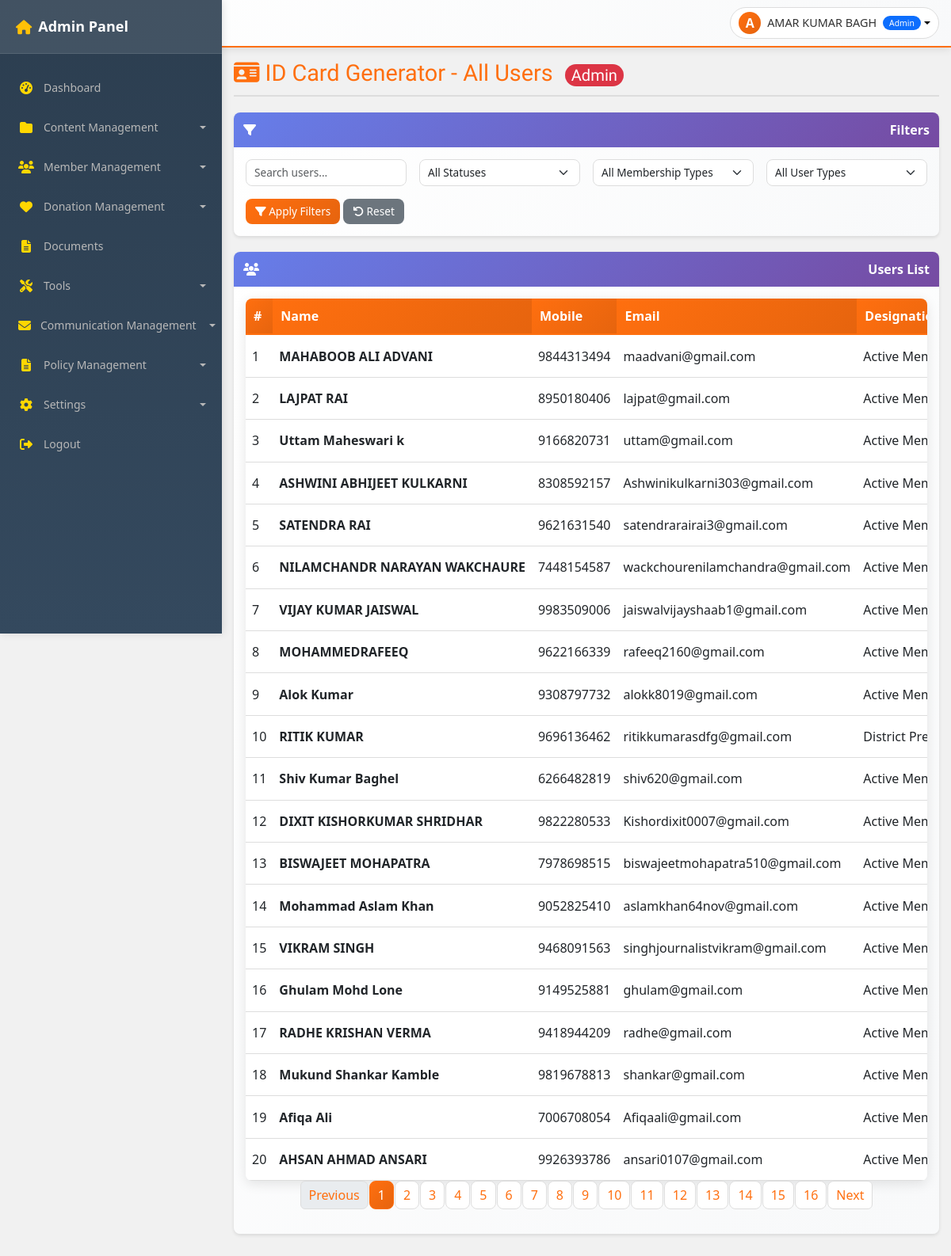
Page /admin/id-card-generator.php (signed in) on the committed database.
### tables this page shows
CREATE TABLE `users` (
  `id` int(11) NOT NULL,
  `name` varchar(255) NOT NULL,
  `email` varchar(255) NOT NULL,
  `password` varchar(255) DEFAULT NULL,
  `mobile` varchar(15) NOT NULL,
  `gender` enum('Male','Female','Other') NOT NULL,
  `dob` date NOT NULL,
  `sdw_type` enum('S/O','D/O','W/O') NOT NULL,
  `sdw_name` varchar(255) NOT NULL,
  `profession` varchar(100) DEFAULT NULL,
  `designation` varchar(255) DEFAULT NULL,
  `blood_group` varchar(5) DEFAULT NULL,
  `aadhar` varchar(12) NOT NULL,
  `state` varchar(100) NOT NULL,
  `district` varchar(100) NOT NULL,
  `address` text NOT NULL,
  `pincode` varchar(6) NOT NULL,
  `membership_type` enum('active','gram_panchayat','block','tehsil','district','mandal','state','national') NOT NULL,
  `profile_image` varchar(255) DEFAULT NULL,
  `aadhar_front` varchar(255) DEFAULT NULL,
  `aadhar_back` varchar(255) DEFAULT NULL,
  `payment_id` varchar(100) DEFAULT NULL,
  `order_id` varchar(100) DEFAULT NULL,
  `payment_proof` varchar(255) DEFAULT NULL,
  `payment_method` enum('online','offline') DEFAULT NULL,
  `registration_id` varchar(20) DEFAULT NULL,
  `status` enum('pending','approved','rejected') DEFAULT 'pending',
  `valid_until` date DEFAULT NULL,
  `user_type` enum('member','coordinator','admin') DEFAULT 'member',
  `created_by` int(11) DEFAULT NULL,
  `created_at` timestamp NOT NULL DEFAULT current_timestamp(),
  `working_area` text DEFAULT NULL,
  `id_card_photo` varchar(255) DEFAULT NULL,
  `updated_at` datetime DEFAULT NULL,
  `valid_from` date DEFAULT NULL
);

### admin/id-card-generator.php (the view, shortened to what this page needs)
<?php
$action = isset($_GET['action']) ? sanitizeInput($_GET['action']) : 'list';
$db = getDbConnection();
$currentUserId = $_SESSION['user_id'];
$currentUserType = $_SESSION['user_type'] ?? 'member';
function buildUserWhereClause($currentUserId, $currentUserType, $db) {
    $whereConditions = [];
    $params = [];
    return ['conditions' => $whereConditions, 'params' => $params];
}
$page = isset($_GET['page']) ? max(1, (int)$_GET['page']) : 1;
$limit = 20;
$offset = ($page - 1) * $limit;
$search = isset($_GET['search']) ? trim(sanitizeInput($_GET['search'])) : '';
$status_filter = isset($_GET['status']) ? sanitizeInput($_GET['status']) : '';
$membership_filter = isset($_GET['membership']) ? sanitizeInput($_GET['membership']) : '';
$user_type_filter = isset($_GET['user_type']) ? sanitizeInput($_GET['user_type']) : '';
try {
    $roleAccess = buildUserWhereClause($currentUserId, $currentUserType, $db);
    $whereConditions = $roleAccess['conditions'];
    $whereClause = !empty($whereConditions) ? 'WHERE ' . implode(' AND ', $whereConditions) : '';
    $countQuery = "SELECT COUNT(*) FROM users $whereClause";
    $stmt = $db->prepare($countQuery);
    $stmt->execute();
    $totalRecords = $stmt->fetchColumn();
    $query = "SELECT id, name, mobile, email, profile_image, designation, registration_id, status, membership_type, user_type, blood_group, valid_from, valid_until, created_at
              FROM users $whereClause
              ORDER BY created_at DESC
              LIMIT :limit OFFSET :offset";
    $stmt = $db->prepare($query);
    $stmt->bindValue(':limit', $limit, PDO::PARAM_INT);
    $stmt->bindValue(':offset', $offset, PDO::PARAM_INT);
    $stmt->execute();
    $users = $stmt->fetchAll(PDO::FETCH_ASSOC);
    $totalPages = ceil($totalRecords / $limit);
} catch (PDOException $e) {
    $error = "Database error: " . $e->getMessage();
    error_log("Database error in user query: " . $e->getMessage());
    $users = [];
    $totalPages = 0;
}
$rolePageTitles = [
    'admin' => 'ID Card Generator - All Users',
    'coordinator' => 'ID Card Generator - Your Area',
    'member' => 'My ID Card'
];
include 'includes/header.php';
?>
<?php include 'includes/sidebar.php'; ?>
<div class="admin-content">
    <?php include 'includes/topbar.php'; ?>
    <div class="main-content">
        <?php if ($action === 'list'): ?>
            <div class="page-header">
                <h1 class="page-title">
                    <i class="fas fa-id-card"></i> <?php echo $rolePageTitles[$currentUserType] ?? 'ID Card Generator'; ?>
                    <span class="badge bg-<?php echo $currentUserType === 'admin' ? 'danger' : ($currentUserType === 'coordinator' ? 'warning' : 'primary'); ?> ms-2">
                        <?php echo ucfirst($currentUserType); ?>
                    </span>
                </h1>
            </div>
            <?php if ($currentUserType !== 'member'): ?>
            <div class="admin-card">
                <div class="card-header">
                    <i class="fas fa-filter"></i> Filters
                </div>
                <div class="card-body">
                    <form method="GET" class="row g-3" id="filterForm">
                        <div class="col-md-3">
                            <input type="text" class="form-control" name="search" placeholder="Search users..." value="<?php echo htmlspecialchars($search); ?>">
                        </div>
                        <div class="col-md-3">
                            <select name="status" class="form-select">
                                <option value="">All Statuses</option>
                            </select>
                        </div>
                        <div class="col-md-3">
                            <select name="membership" class="form-select">
                                <option value="">All Membership Types</option>
                            </select>
                        </div>
                        <div class="col-md-3">
                            <select name="user_type" class="form-select">
                                <option value="">All User Types</option>
                            </select>
                        </div>
                        <div class="col-md-12">
                            <button type="submit" class="btn btn-primary">
                                <i class="fas fa-filter"></i> Apply Filters
                            </button>
                            <a href="id-card-generator.php?action=list" class="btn btn-secondary">
                                <i class="fas fa-undo"></i> Reset
                            </a>
                        </div>
                    </form>
                </div>
            </div>
            <?php endif; ?>
            <div class="admin-card">
                <div class="card-header">
                    <i class="fas fa-users"></i> Users List
                </div>
                <div class="card-body">
                    <div class="table-responsive">
                        <table class="table table-hover">
                            <thead>
                                <tr>
                                    <th>#</th>
                                    <th>Name</th>
                                    <th>Mobile</th>
                                    <th>Email</th>
                                    <th>Designation</th>
                                </tr>
                            </thead>
                            <tbody>
                                <?php if (empty($users)): ?>
                                    <tr>
                                        <td colspan="8" class="text-center">No users found.</td>
                                    </tr>
                                <?php else: ?>
                                    <?php $counter = $offset + 1; ?>
                                    <?php foreach ($users as $user): ?>
                                        <tr class="<?php echo $user['id'] == $currentUserId ? 'table-warning' : ''; ?>">
                                            <td><?php echo $counter++; ?></td>
                                            <td><strong><?php echo htmlspecialchars($user['name']); ?></strong></td>
                                            <td><?php echo htmlspecialchars($user['mobile']); ?></td>
                                            <td><?php echo htmlspecialchars($user['email']); ?></td>
                                            <td><?php echo htmlspecialchars($user['designation']); ?></td>
                                        </tr>
                                    <?php endforeach; ?>
                                <?php endif; ?>
                            </tbody>
                        </table>
                    </div>
                    <?php if ($totalPages > 1): ?>
                        <nav aria-label="Page navigation">
                            <ul class="pagination justify-content-center">
                                <li class="page-item <?php echo $page <= 1 ? 'disabled' : ''; ?>">
                                    <a class="page-link" href="id-card-generator.php?action=list&page=<?php echo $page - 1; ?>&search=<?php echo urlencode($search); ?>&status=<?php echo urlencode($status_filter); ?>&membership=<?php echo urlencode($membership_filter); ?>&user_type=<?php echo urlencode($user_type_filter); ?>">Previous</a>
                                </li>
                                <?php for ($i = 1; $i <= $totalPages; $i++): ?>
                                    <li class="page-item <?php echo $i === $page ? 'active' : ''; ?>">
                                        <a class="page-link" href="id-card-generator.php?action=list&page=<?php echo $i; ?>&search=<?php echo urlencode($search); ?>&status=<?php echo urlencode($status_filter); ?>&membership=<?php echo urlencode($membership_filter); ?>&user_type=<?php echo urlencode($user_type_filter); ?>"><?php echo $i; ?></a>
                                    </li>
                                <?php endfor; ?>
                                <li class="page-item <?php echo $page >= $totalPages ? 'disabled' : ''; ?>">
                                    <a class="page-link" href="id-card-generator.php?action=list&page=<?php echo $page + 1; ?>&search=<?php echo urlencode($search); ?>&status=<?php echo urlencode($status_filter); ?>&membership=<?php echo urlencode($membership_filter); ?>&user_type=<?php echo urlencode($user_type_filter); ?>">Next</a>
                                </li>
                            </ul>
                        </nav>
                    <?php endif; ?>
                </div>
            </div>
        <?php endif; ?>
    </div>
</div>
<?php include 'includes/footer.php'; ?>

### admin/includes/header.php (style rules this page uses)
body { font-family: 'Segoe UI', Tahoma, Geneva, Verdana, sans-serif; }

### admin/id-card-generator.php (style rules this page uses)
.admin-card { border: none; box-shadow: 0 2px 4px rgba(0,0,0,0.1); margin-bottom: 20px; }
.admin-card .card-header { background: linear-gradient(135deg, #667eea 0%, #764ba2 100%); color: white; border: none; }
.page-title .badge { font-size: 0.7em; }

### rows in the picture
users: name "MAHABOOB ALI ADVANI", mobile "9844313494", email "maadvani@gmail.com", designation "Active…"
users: name "LAJPAT RAI", mobile "8950180406", email "lajpat@gmail.com", designation "Active…"
users: name "Uttam Maheswari k", mobile "9166820731", email "uttam@gmail.com", designation "Active…"
users: name "ASHWINI ABHIJEET KULKARNI", mobile "8308592157", email "Ashwinikulkarni303@gmail.com", designation "Active…"
users: name "SATENDRA RAI", mobile "9621631540", email "satendrarairai3@gmail.com", designation "Active…"
users: name "NILAMCHANDR NARAYAN WAKCHAURE", mobile "7448154587", email "wackchourenilamchandra@gmail.com", designation "Active…"
users: name "VIJAY KUMAR JAISWAL", mobile "9983509006", email "jaiswalvijayshaab1@gmail.com", designation "Active…"
users: name "MOHAMMEDRAFEEQ", mobile "9622166339", email "rafeeq2160@gmail.com", designation "Active…"
users: name "Alok Kumar", mobile "9308797732", email "alokk8019@gmail.com", designation "Active…"
users: name "RITIK KUMAR", mobile "9696136462", email "ritikkumarasdfg@gmail.com", designation "District…"
users: name "Shiv Kumar Baghel", mobile "6266482819", email "shiv620@gmail.com", designation "Active…"
users: name "DIXIT KISHORKUMAR SHRIDHAR", mobile "9822280533", email "Kishordixit0007@gmail.com", designation "Active…"
users: name "BISWAJEET MOHAPATRA", mobile "7978698515", email "biswajeetmohapatra510@gmail.com", designation "Active…"
users: name "Mohammad Aslam Khan", mobile "9052825410", email "aslamkhan64nov@gmail.com", designation "Active…"
users: name "VIKRAM SINGH", mobile "9468091563", email "singhjournalistvikram@gmail.com", designation "Active…"
users: name "Ghulam Mohd Lone", mobile "9149525881", email "ghulam@gmail.com", designation "Active…"
users: name "RADHE KRISHAN VERMA", mobile "9418944209", email "radhe@gmail.com", designation "Active…"
users: name "Mukund Shankar Kamble", mobile "9819678813", email "shankar@gmail.com", designation "Active…"
users: name "Afiqa Ali", mobile "7006708054", email "Afiqaali@gmail.com", designation "Active…"
users: name "AHSAN AHMAD ANSARI", mobile "9926393786", email "ansari0107@gmail.com", designation "Active…"

### other values in the picture
$pageTitle "ID Card Generator"
substr($_SESSION['user_name'], 0, 1) "A"
$_SESSION['user_name'] "AMAR KUMAR BAGH"
$_SESSION['user_type'] "Admin"
$rolePageTitles[$currentUserType] "ID Card Generator - All Users"
$currentUserType "Admin"
